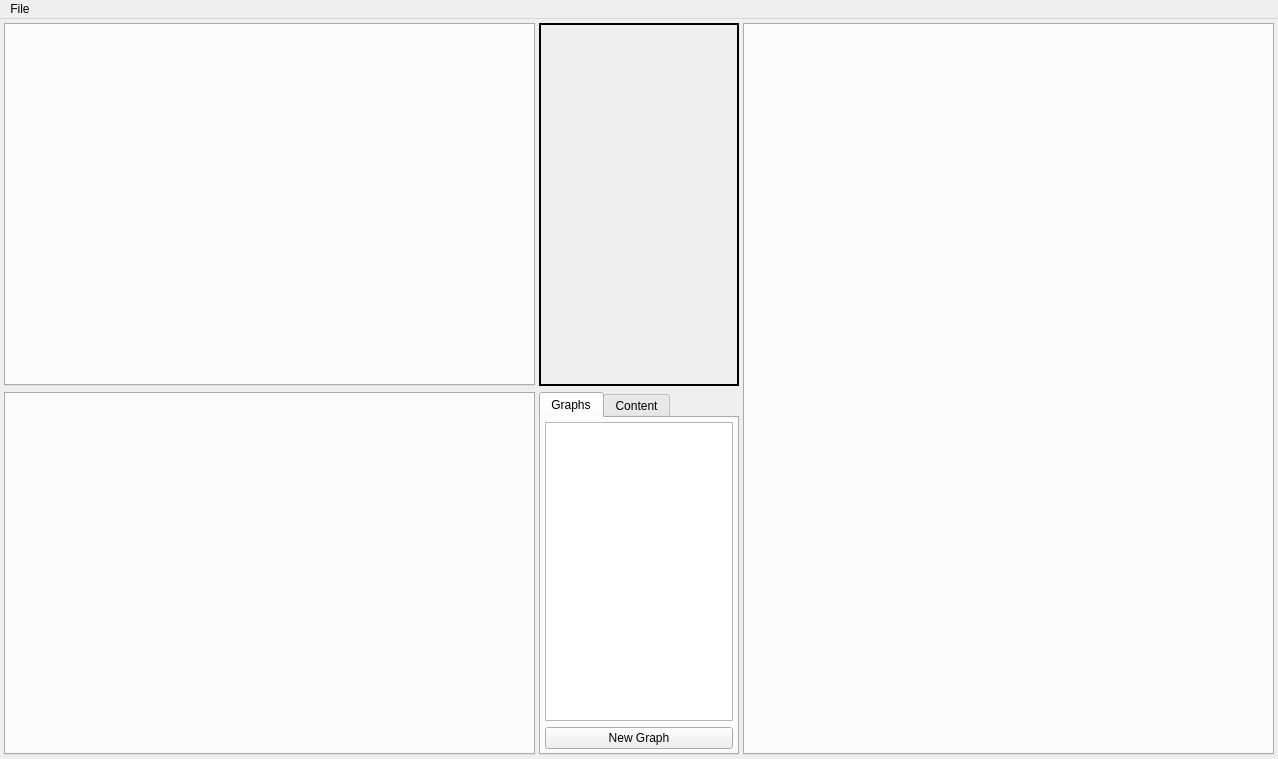
<?xml version="1.0" encoding="UTF-8"?>
<ui version="4.0">
 <class>zengardenClass</class>
 <widget class="QMainWindow" name="zengardenClass">
  <property name="geometry">
   <rect>
    <x>0</x>
    <y>0</y>
    <width>1278</width>
    <height>759</height>
   </rect>
  </property>
  <property name="windowTitle">
   <string>zengarden</string>
  </property>
  <property name="styleSheet">
   <string notr="true"> QTabBar::close-button {
     /*image: url(close.png);*/
     /*subcontrol-position: left;*/
     /*image-size:  50%;*/
/*    padding: 0px;
	margin: 0px;*/
 }</string>
  </property>
  <widget class="QWidget" name="centralWidget">
   <layout class="QHBoxLayout" name="horizontalLayout">
    <property name="spacing">
     <number>4</number>
    </property>
    <property name="leftMargin">
     <number>4</number>
    </property>
    <property name="topMargin">
     <number>4</number>
    </property>
    <property name="rightMargin">
     <number>4</number>
    </property>
    <property name="bottomMargin">
     <number>4</number>
    </property>
    <item>
     <widget class="QWidget" name="widget" native="true">
      <property name="sizePolicy">
       <sizepolicy hsizetype="Expanding" vsizetype="Preferred">
        <horstretch>0</horstretch>
        <verstretch>0</verstretch>
       </sizepolicy>
      </property>
      <layout class="QVBoxLayout" name="verticalLayout_6">
       <property name="leftMargin">
        <number>0</number>
       </property>
       <property name="topMargin">
        <number>0</number>
       </property>
       <property name="rightMargin">
        <number>0</number>
       </property>
       <property name="bottomMargin">
        <number>0</number>
       </property>
       <item>
        <widget class="QTabWidget" name="upperLeftPanel">
         <property name="currentIndex">
          <number>-1</number>
         </property>
         <property name="tabsClosable">
          <bool>true</bool>
         </property>
        </widget>
       </item>
       <item>
        <widget class="QTabWidget" name="bottomLeftPanel">
         <property name="currentIndex">
          <number>-1</number>
         </property>
        </widget>
       </item>
      </layout>
     </widget>
    </item>
    <item>
     <widget class="QWidget" name="centerPanel" native="true">
      <property name="sizePolicy">
       <sizepolicy hsizetype="Fixed" vsizetype="Preferred">
        <horstretch>1</horstretch>
        <verstretch>0</verstretch>
       </sizepolicy>
      </property>
      <property name="minimumSize">
       <size>
        <width>200</width>
        <height>0</height>
       </size>
      </property>
      <property name="maximumSize">
       <size>
        <width>200</width>
        <height>16777215</height>
       </size>
      </property>
      <layout class="QVBoxLayout" name="verticalLayout">
       <property name="leftMargin">
        <number>0</number>
       </property>
       <property name="topMargin">
        <number>0</number>
       </property>
       <property name="rightMargin">
        <number>0</number>
       </property>
       <property name="bottomMargin">
        <number>0</number>
       </property>
       <item>
        <widget class="QFrame" name="dummy2">
         <property name="sizePolicy">
          <sizepolicy hsizetype="Preferred" vsizetype="Preferred">
           <horstretch>0</horstretch>
           <verstretch>1</verstretch>
          </sizepolicy>
         </property>
         <property name="frameShape">
          <enum>QFrame::Box</enum>
         </property>
         <property name="frameShadow">
          <enum>QFrame::Plain</enum>
         </property>
         <layout class="QVBoxLayout" name="verticalLayout_3">
          <property name="spacing">
           <number>0</number>
          </property>
          <property name="leftMargin">
           <number>0</number>
          </property>
          <property name="topMargin">
           <number>0</number>
          </property>
          <property name="rightMargin">
           <number>0</number>
          </property>
          <property name="bottomMargin">
           <number>0</number>
          </property>
          <item>
           <widget class="QFrame" name="dummy">
            <property name="sizePolicy">
             <sizepolicy hsizetype="Preferred" vsizetype="Expanding">
              <horstretch>0</horstretch>
              <verstretch>1</verstretch>
             </sizepolicy>
            </property>
            <property name="autoFillBackground">
             <bool>true</bool>
            </property>
            <property name="frameShape">
             <enum>QFrame::Box</enum>
            </property>
            <property name="frameShadow">
             <enum>QFrame::Plain</enum>
            </property>
            <property name="lineWidth">
             <number>1</number>
            </property>
            <property name="midLineWidth">
             <number>1</number>
            </property>
            <layout class="QVBoxLayout" name="verticalLayout_2">
             <property name="spacing">
              <number>0</number>
             </property>
             <property name="leftMargin">
              <number>1</number>
             </property>
             <property name="topMargin">
              <number>1</number>
             </property>
             <property name="rightMargin">
              <number>1</number>
             </property>
             <property name="bottomMargin">
              <number>1</number>
             </property>
             <item>
              <widget class="QWidget" name="dummy3" native="true">
               <property name="sizePolicy">
                <sizepolicy hsizetype="Preferred" vsizetype="Preferred">
                 <horstretch>0</horstretch>
                 <verstretch>1</verstretch>
                </sizepolicy>
               </property>
               <layout class="QVBoxLayout" name="verticalLayout_4">
                <property name="spacing">
                 <number>0</number>
                </property>
                <property name="leftMargin">
                 <number>0</number>
                </property>
                <property name="topMargin">
                 <number>0</number>
                </property>
                <property name="rightMargin">
                 <number>0</number>
                </property>
                <property name="bottomMargin">
                 <number>0</number>
                </property>
                <item>
                 <widget class="QWidget" name="propertyPanel" native="true"/>
                </item>
                <item>
                 <spacer name="verticalSpacer">
                  <property name="orientation">
                   <enum>Qt::Vertical</enum>
                  </property>
                  <property name="sizeHint" stdset="0">
                   <size>
                    <width>20</width>
                    <height>292</height>
                   </size>
                  </property>
                 </spacer>
                </item>
               </layout>
               <zorder>verticalSpacer</zorder>
               <zorder>propertyPanel</zorder>
              </widget>
             </item>
            </layout>
           </widget>
          </item>
         </layout>
        </widget>
       </item>
       <item>
        <widget class="QTabWidget" name="tabWidget">
         <property name="sizePolicy">
          <sizepolicy hsizetype="Expanding" vsizetype="Expanding">
           <horstretch>0</horstretch>
           <verstretch>1</verstretch>
          </sizepolicy>
         </property>
         <property name="maximumSize">
          <size>
           <width>200</width>
           <height>16777215</height>
          </size>
         </property>
         <property name="tabPosition">
          <enum>QTabWidget::North</enum>
         </property>
         <property name="tabShape">
          <enum>QTabWidget::Rounded</enum>
         </property>
         <property name="currentIndex">
          <number>0</number>
         </property>
         <property name="elideMode">
          <enum>Qt::ElideNone</enum>
         </property>
         <widget class="QWidget" name="graphsPanel">
          <property name="sizePolicy">
           <sizepolicy hsizetype="Expanding" vsizetype="Preferred">
            <horstretch>0</horstretch>
            <verstretch>0</verstretch>
           </sizepolicy>
          </property>
          <attribute name="title">
           <string>Graphs</string>
          </attribute>
          <layout class="QVBoxLayout" name="verticalLayout_5">
           <property name="spacing">
            <number>6</number>
           </property>
           <property name="leftMargin">
            <number>4</number>
           </property>
           <property name="topMargin">
            <number>4</number>
           </property>
           <property name="rightMargin">
            <number>4</number>
           </property>
           <property name="bottomMargin">
            <number>4</number>
           </property>
           <item>
            <widget class="QListView" name="graphsListView">
             <property name="sizePolicy">
              <sizepolicy hsizetype="Expanding" vsizetype="Expanding">
               <horstretch>0</horstretch>
               <verstretch>0</verstretch>
              </sizepolicy>
             </property>
            </widget>
           </item>
           <item>
            <widget class="QPushButton" name="addGraphButton">
             <property name="text">
              <string>New Graph</string>
             </property>
            </widget>
           </item>
          </layout>
         </widget>
         <widget class="QWidget" name="contentPanel">
          <attribute name="title">
           <string>Content</string>
          </attribute>
         </widget>
        </widget>
       </item>
      </layout>
      <zorder>tabWidget</zorder>
      <zorder>dummy2</zorder>
     </widget>
    </item>
    <item>
     <widget class="QTabWidget" name="rightPanel">
      <property name="currentIndex">
       <number>-1</number>
      </property>
      <property name="usesScrollButtons">
       <bool>false</bool>
      </property>
      <property name="documentMode">
       <bool>false</bool>
      </property>
      <property name="tabsClosable">
       <bool>true</bool>
      </property>
      <property name="movable">
       <bool>false</bool>
      </property>
      <property name="tabBarAutoHide">
       <bool>false</bool>
      </property>
     </widget>
    </item>
   </layout>
  </widget>
  <widget class="QMenuBar" name="menuBar">
   <property name="geometry">
    <rect>
     <x>0</x>
     <y>0</y>
     <width>1278</width>
     <height>21</height>
    </rect>
   </property>
   <widget class="QMenu" name="menuFile">
    <property name="title">
     <string>File</string>
    </property>
    <addaction name="actionNew"/>
    <addaction name="actionSaveAs"/>
    <addaction name="actionOpen"/>
   </widget>
   <addaction name="menuFile"/>
  </widget>
  <action name="actionSaveAs">
   <property name="text">
    <string>Save as...</string>
   </property>
   <property name="shortcut">
    <string>Ctrl+Shift+S</string>
   </property>
  </action>
  <action name="actionNew">
   <property name="text">
    <string>New</string>
   </property>
   <property name="shortcut">
    <string>Ctrl+N</string>
   </property>
  </action>
  <action name="actionOpen">
   <property name="text">
    <string>Open...</string>
   </property>
   <property name="shortcut">
    <string>Ctrl+O</string>
   </property>
  </action>
 </widget>
 <layoutdefault spacing="6" margin="11"/>
 <resources>
  <include location="zengarden.qrc"/>
 </resources>
 <connections/>
</ui>
